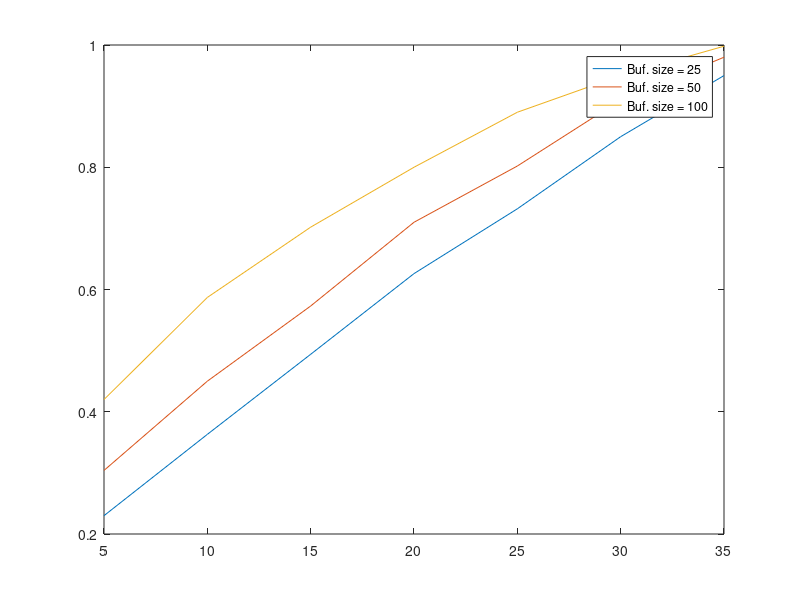

Recreate this plot in MATLAB.
timeONs = [5, 10, 15, 20, 25, 30, 35];

%buffer size = 25

success_rates25 = [0.23, 0.363, 0.494, 0.626, 0.732, 0.85, 0.95];
success_rates50 = [0.304, 0.45, 0.573, 0.71, 0.802, 0.91, 0.98];
success_rates100 = [0.42, 0.587, 0.702, 0.80, 0.89, 0.95, 0.998];

a1 = plot(timeONs,success_rates25);
hold on
a2 = plot(timeONs,success_rates50);
hold on
a3 = plot(timeONs,success_rates100);

%buffer size = 50

%success_rates501020 = [0.206, 0.319, 0.422, 0.499, 0.582, 0.659, 0.709];
%success_rates501515 = [0.267, 0.394, 0.524, 0.627, 0.721, 0.816, 0.881];
%success_rates502010 = [0.314, 0.453, 0.581, 0.701, 0.807, 0.905, 0.963];


%a4 = plot(timeONs,success_rates301020);
%hold on
%a5 = plot(timeONs,success_rates301515);
%hold on
%a6 = plot(timeONs,success_rates302010);

%buffer size = 50

%success_rates1001020 = [0.382, 0.519, 0.631, 0.716, 0.795, 0.860, 0.897];
%success_rates1001515 = [0.453, 0.594, 0.721, 0.817, 0.892, 0.951, 0.977];
%success_rates1002010 = [0.497, 0.665, 0.764, 0.855, 0.925, 0.979, 0.998];

%a7 = plot(timeONs,success_rates601020);
%hold on
%a8 = plot(timeONs,success_rates601515);
%hold on
%a9 = plot(timeONs,success_rates602010);


M1 = 'Buf. size = 25';
M2 = 'Buf. size = 50';
M3 = 'Buf. size = 100';
%M4 = 'Lifetime 30 T\_ON(mdw) = 10 T\_OFF(mdw) = 20';
%M5 = 'Lifetime 30 T\_ON(mdw) = 15 T\_OFF(mdw) = 15';
%M6 = 'Lifetime 30 T\_ON(mdw) = 20 T\_OFF(mdw) = 10';
%M7 = 'Lifetime 60 T\_ON(mdw) = 10 T\_OFF(mdw) = 20';
%M8 = 'Lifetime 60 T\_ON(mdw) = 15 T\_OFF(mdw) = 15';
%M9 = 'Lifetime 60 T\_ON(mdw) = 20 T\_OFF(mdw) = 10';

legend([a1;a2;a3], M1,M2,M3);
%legend([a1;a2;a3;a4;a5;a6;a7;a8;a9], M1,M2,M3,M4,M5,M6,M7,M8,M9);